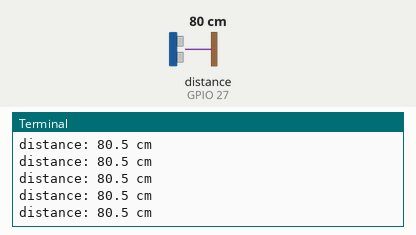
The program below on a simulated Raspberry Pi (BCM pin numbers). Shown: the last lines printed to the terminal. The inputs (shaded band) are chosen by the test bench; at power-on: distance to the obstacle (sensor on GPIO 27) 80 cm. The echo pulse lasts 58.3 µs per cm; the clock reads 2024-03-15 10:24:30 at power-on unless the program sets it.

Above: at 1.2 s.
1.3 s: distance to the obstacle (sensor on GPIO 27) set to 2 cm
At 1.59 s:
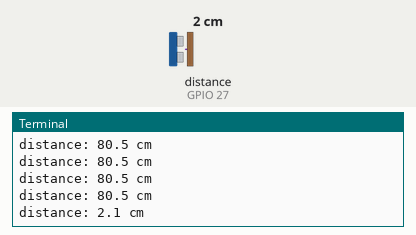
2.8 s: distance to the obstacle (sensor on GPIO 27) set to 4 cm
At 2.99 s:
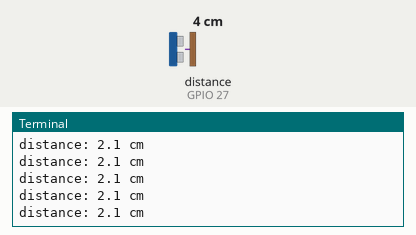
Timing chart, 0 to 5.8 s (numbered marks = the images above; inputs shaded):
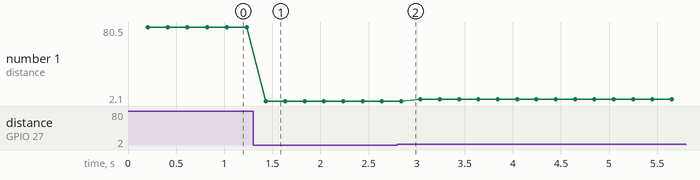

The program:

ultrasonic-distance.py
```python
#!/usr/bin/env python
# -*- coding: utf-8 -*-
import sys


import RPi.GPIO as GPIO
import time


ptrig = 26
pecho = 27

def setup():
	GPIO.setwarnings(False)
	GPIO.setmode(GPIO.BCM)
	GPIO.setup(pecho, GPIO.IN, pull_up_down=GPIO.PUD_DOWN)
	GPIO.setup(ptrig, GPIO.OUT)
	GPIO.output(ptrig, 0)


def getValue():
	GPIO.output(ptrig, 0)
	time.sleep(0.1)
	GPIO.output(ptrig, 1)
	time.sleep(0.00001)
	GPIO.output(ptrig, 0)


	while(0 == GPIO.input(pecho)):
		start = time.time()
	while(1 == GPIO.input(pecho)):
		end = time.time()


	delay = (end - start) * 1000 * 1000
	time.sleep(0.1)
	distance = (delay / 58.0)
	if 2 < distance < 400: # working interval
		print("distance: %0.1f cm" % distance)


setup()
while(True):
	getValue()
print('done.')
```

Measured:
- after the input at 1.3 s, the terminal: prints a new line after 0.13 s (image 1)
- plotted number 1: 80.5 → 2.1 after the input at 1.3 s, 2.1 → 4.1 after the input at 2.8 s
